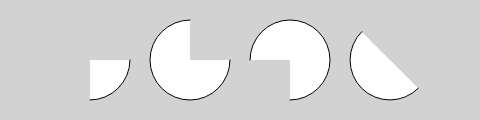
Frame 1 (no input)
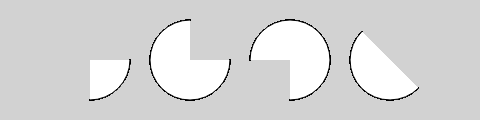
Frame 60 (no input)
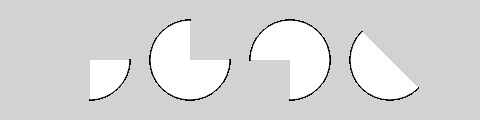
Frame 120 (the mouse pressed at the canvas centre since frame 60)

The p5.js sketch that drew these frames (run headless with seeded random() and noise() and a simulated clock; from frame 60 on, the mouse is pressed at the canvas centre):

// p5.js sketch
// ── sketch.js
function setup() {
	createCanvas(480, 120);
	background(210); //light gray background to make it visible in this example
}

function draw() {
	arc(90, 60, 80, 80, 0, HALF_PI);
	arc(190, 60, 80, 80, 0, PI+HALF_PI);
	arc(290, 60, 80, 80, PI, TWO_PI+HALF_PI);
	arc(390, 60, 80, 80, QUARTER_PI, PI+QUARTER_PI);
	}
